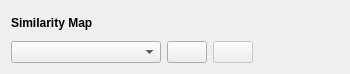
<?xml version="1.0" encoding="UTF-8"?>
<ui version="4.0">
 <class>SimilarityWidget</class>
 <widget class="QWidget" name="SimilarityWidget">
  <property name="geometry">
   <rect>
    <x>0</x>
    <y>0</y>
    <width>350</width>
    <height>74</height>
   </rect>
  </property>
  <property name="sizePolicy">
   <sizepolicy hsizetype="Preferred" vsizetype="Preferred">
    <horstretch>0</horstretch>
    <verstretch>0</verstretch>
   </sizepolicy>
  </property>
  <property name="windowTitle">
   <string>Form</string>
  </property>
  <layout class="QVBoxLayout" name="verticalLayout">
   <item>
    <widget class="QLabel" name="titleLabel">
     <property name="text">
      <string>&lt;b&gt;Similarity Map&lt;/b&gt;</string>
     </property>
    </widget>
   </item>
   <item>
    <layout class="QHBoxLayout" name="horizontalLayout_2">
     <property name="rightMargin">
      <number>0</number>
     </property>
     <property name="bottomMargin">
      <number>0</number>
     </property>
     <item>
      <widget class="AHComboBox" name="similarityBox">
       <property name="sizePolicy">
        <sizepolicy hsizetype="Minimum" vsizetype="Fixed">
         <horstretch>0</horstretch>
         <verstretch>0</verstretch>
        </sizepolicy>
       </property>
       <property name="minimumSize">
        <size>
         <width>150</width>
         <height>0</height>
        </size>
       </property>
       <property name="sizeAdjustPolicy">
        <enum>QComboBox::AdjustToContents</enum>
       </property>
      </widget>
     </item>
     <item>
      <widget class="ActionButton" name="pickButton">
       <property name="sizePolicy">
        <sizepolicy hsizetype="Fixed" vsizetype="Fixed">
         <horstretch>0</horstretch>
         <verstretch>0</verstretch>
        </sizepolicy>
       </property>
       <property name="iconSize">
        <size>
         <width>16</width>
         <height>16</height>
        </size>
       </property>
      </widget>
     </item>
     <item>
      <widget class="ActionButton" name="doneButton">
       <property name="enabled">
        <bool>false</bool>
       </property>
       <property name="sizePolicy">
        <sizepolicy hsizetype="Fixed" vsizetype="Fixed">
         <horstretch>0</horstretch>
         <verstretch>0</verstretch>
        </sizepolicy>
       </property>
       <property name="iconSize">
        <size>
         <width>16</width>
         <height>16</height>
        </size>
       </property>
      </widget>
     </item>
     <item>
      <spacer name="horizontalSpacer">
       <property name="orientation">
        <enum>Qt::Horizontal</enum>
       </property>
       <property name="sizeHint" stdset="0">
        <size>
         <width>21</width>
         <height>13</height>
        </size>
       </property>
      </spacer>
     </item>
     <item>
      <layout class="QHBoxLayout" name="horizontalLayout"/>
     </item>
    </layout>
   </item>
  </layout>
  <action name="actionTarget">
   <property name="icon">
    <iconset resource="../gerbil.qrc">
     <normaloff>:/basic/picker</normaloff>:/basic/picker</iconset>
   </property>
   <property name="text">
    <string>Pick</string>
   </property>
   <property name="toolTip">
    <string>Pick a pixel to compare spectra against</string>
   </property>
  </action>
  <action name="actionDone">
   <property name="enabled">
    <bool>false</bool>
   </property>
   <property name="icon">
    <iconset theme="edit-clear"/>
   </property>
   <property name="text">
    <string>Done</string>
   </property>
   <property name="toolTip">
    <string>Leave similarity map</string>
   </property>
  </action>
 </widget>
 <customwidgets>
  <customwidget>
   <class>ActionButton</class>
   <extends>QPushButton</extends>
   <header>widgets/actionbutton.h</header>
  </customwidget>
  <customwidget>
   <class>AHComboBox</class>
   <extends>QComboBox</extends>
   <header>widgets/ahcombobox.h</header>
  </customwidget>
 </customwidgets>
 <resources>
  <include location="../gerbil.qrc"/>
 </resources>
 <connections/>
</ui>
